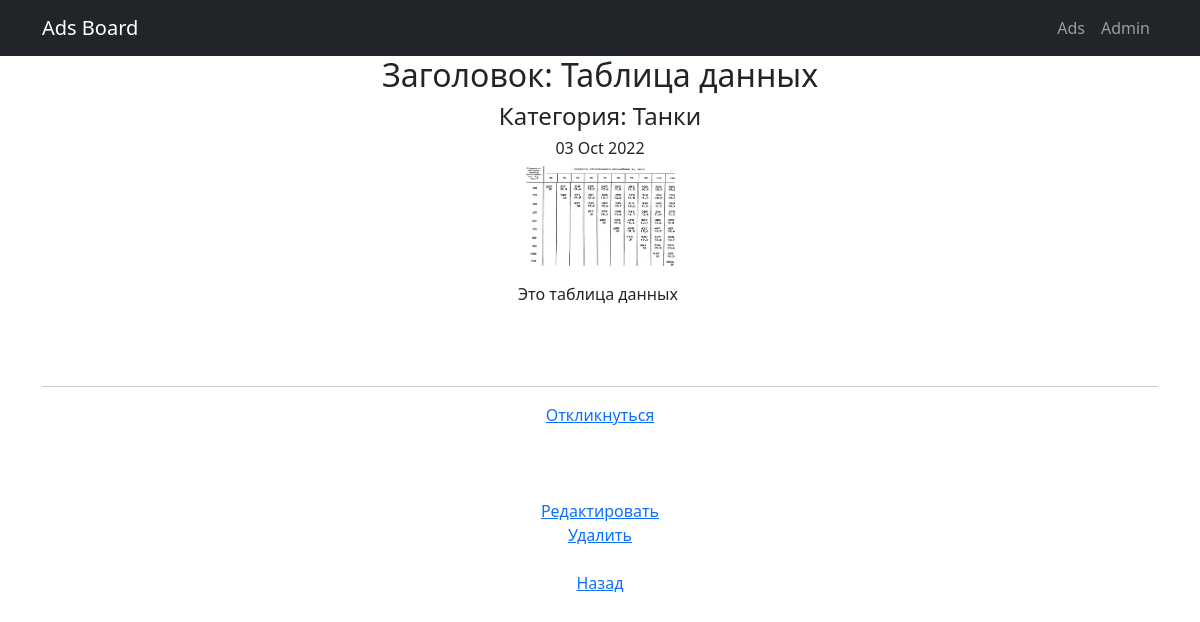
The page /ads/2/ on the database its author committed.
### ad_board/models.py (models this page shows, shortened)
class Ad(models.Model):
    author = models.ForeignKey(User, on_delete=models.CASCADE)              # поле автор со связью 1 to many c моделью User
    dateCreation = models.DateTimeField(auto_now_add=True)                  # поле даты создание с функцией автоматического добавления
    adsCategory = models.ForeignKey(Category, on_delete=models.CASCADE)     # поле автор со связью 1 to many c моделью Category
    title = models.CharField(max_length=128)                               # поле заголовок с ограничением 128 символов
    content = RichTextUploadingField(config_name='default')

class Category(models.Model):
    name = models.CharField(max_length=64, unique=True)
    def __str__(self):
        return self.name

### ad_board/views.py (the view)
# urls.py: path('<int:pk>/', AdDetail.as_view(), name='ad_detail'),
class AdDetail(DetailView):
    model = Ad
    template_name = 'ad.html'
    context_object_name = 'ad'

### templates/ad.html (shortened to what this page needs)
{% extends 'flatpages/default.html' %}
{% block content %}
<h2> Заголовок: {{ ad.title }}</h2>
<h4> Категория: {{ ad.adsCategory }}</h4>
<h6>{{ ad.dateCreation|date:'d M Y' }}</h6>
{{ ad.content|safe }}
<br/><br/>
<hr>
<a href="responsecreate/">Откликнуться</a><br/><br/>
<br/><br/>
<a href="update">Редактировать</a><br/>
<a href="delete">Удалить</a><br/><br/>
<a href="..">Назад</a>
{% endblock content %}

### rows shown on the page
Ad: title "Таблица данных", adsCategory "Танки", dateCreation "03 Oct 2022", content (picture), content "Это таблица данных"
